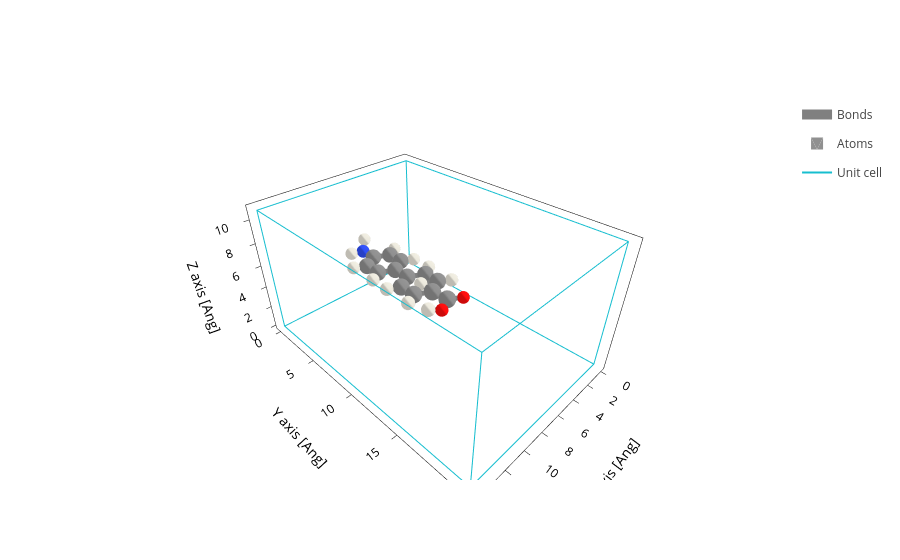

This figure's notebook cell:
### Code cell
system.plot()

### Figure 1 — Plotly figure (JSON) as saved in the notebook; plotly's stock layout.template omitted (floating-point values rounded to 4 significant figures; data arrays with more than 128 entries replaced by an {"elided": "..."} marker saying what was removed)
{"data": [{"line": {"color": "gray", "width": 10}, "meta": {}, "mode": "lines", "name": "Bonds", "opacity": 1, "type": "scatter3d", "x": {"elided": "651 float values"}, "y": {"elided": "651 float values"}, "z": {"elided": "651 float values"}}, {"alphahull": 0, "color": "#909090", "hovertemplate": "%{meta.position}", "legendgroup": "Atoms", "meta": {"meta": {"Atoms_i": 0}, "position": "(8.22, 9.55, 4.97)"}, "name": "Atoms", "opacity": 1, "showlegend": true, "showscale": false, "type": "mesh3d", "x": {"elided": "225 float values"}, "y": {"elided": "225 float values"}, "z": {"elided": "225 float values"}}, {"alphahull": 0, "color": "#EDEADE", "hovertemplate": "%{meta.position}", "legendgroup": "Atoms", "meta": {"meta": {"Atoms_i": 1}, "position": "(9.22, 10.03, 4.97)"}, "name": "Atoms", "opacity": 1, "showlegend": false, "showscale": false, "type": "mesh3d", "x": {"elided": "225 float values"}, "y": {"elided": "225 float values"}, "z": {"elided": "225 float values"}}, {"alphahull": 0, "color": "#909090", "hovertemplate": "%{meta.position}", "legendgroup": "Atoms", "meta": {"meta": {"Atoms_i": 2}, "position": "(6.94, 10.30, 4.97)"}, "name": "Atoms", "opacity": 1, "showlegend": false, "showscale": false, "type": "mesh3d", "x": {"elided": "225 float values"}, "y": {"elided": "225 float values"}, "z": {"elided": "225 float values"}}, {"alphahull": 0, "color": "#909090", "hovertemplate": "%{meta.position}", "legendgroup": "Atoms", "meta": {"meta": {"Atoms_i": 3}, "position": "(6.85, 11.76, 4.97)"}, "name": "Atoms", "opacity": 1, "showlegend": false, "showscale": false, "type": "mesh3d", "x": {"elided": "225 float values"}, "y": {"elided": "225 float values"}, "z": {"elided": "225 float values"}}, {"alphahull": 0, "color": "#909090", "hovertemplate": "%{meta.position}", "legendgroup": "Atoms", "meta": {"meta": {"Atoms_i": 4}, "position": "(5.64, 9.58, 4.97)"}, "name": "Atoms", "opacity": 1, "showlegend": false, "showscale": false, "type": "mesh3d", "x": {"elided": "225 float values"}, "y": {"elided": "225 float values"}, "z": {"elided": "225 float values"}}, {"alphahull": 0, "color": "#EDEADE", "hovertemplate": "%{meta.position}", "legendgroup": "Atoms", "meta": {"meta": {"Atoms_i": 5}, "position": "(4.74, 10.22, 4.97)"}, "name": "Atoms", "opacity": 1, "showlegend": false, "showscale": false, "type": "mesh3d", "x": {"elided": "225 float values"}, "y": {"elided": "225 float values"}, "z": {"elided": "225 float values"}}, {"alphahull": 0, "color": "#909090", "hovertemplate": "%{meta.position}", "legendgroup": "Atoms", "meta": {"meta": {"Atoms_i": 6}, "position": "(5.62, 8.17, 4.97)"}, "name": "Atoms", "opacity": 1, "showlegend": false, "showscale": false, "type": "mesh3d", "x": {"elided": "225 float values"}, "y": {"elided": "225 float values"}, "z": {"elided": "225 float values"}}, {"alphahull": 0, "color": "#EDEADE", "hovertemplate": "%{meta.position}", "legendgroup": "Atoms", "meta": {"meta": {"Atoms_i": 7}, "position": "(4.66, 7.58, 4.97)"}, "name": "Atoms", "opacity": 1, "showlegend": false, "showscale": false, "type": "mesh3d", "x": {"elided": "225 float values"}, "y": {"elided": "225 float values"}, "z": {"elided": "225 float values"}}, {"alphahull": 0, "color": "#909090", "hovertemplate": "%{meta.position}", "legendgroup": "Atoms", "meta": {"meta": {"Atoms_i": 8}, "position": "(6.92, 7.42, 4.97)"}, "name": "Atoms", "opacity": 1, "showlegend": false, "showscale": false, "type": "mesh3d", "x": {"elided": "225 float values"}, "y": {"elided": "225 float values"}, "z": {"elided": "225 float values"}}, {"alphahull": 0, "color": "#909090", "hovertemplate": "%{meta.position}", "legendgroup": "Atoms", "meta": {"meta": {"Atoms_i": 9}, "position": "(6.91, 5.98, 4.97)"}, "name": "Atoms", "opacity": 1, "showlegend": false, "showscale": false, "type": "mesh3d", "x": {"elided": "225 float values"}, "y": {"elided": "225 float values"}, "z": {"elided": "225 float values"}}, {"alphahull": 0, "color": "#909090", "hovertemplate": "%{meta.position}", "legendgroup": "Atoms", "meta": {"meta": {"Atoms_i": 10}, "position": "(8.20, 8.15, 4.97)"}, "name": "Atoms", "opacity": 1, "showlegend": false, "showscale": false, "type": "mesh3d", "x": {"elided": "225 float values"}, "y": {"elided": "225 float values"}, "z": {"elided": "225 float values"}}, {"alphahull": 0, "color": "#EDEADE", "hovertemplate": "%{meta.position}", "legendgroup": "Atoms", "meta": {"meta": {"Atoms_i": 11}, "position": "(9.17, 7.57, 4.97)"}, "name": "Atoms", "opacity": 1, "showlegend": false, "showscale": false, "type": "mesh3d", "x": {"elided": "225 float values"}, "y": {"elided": "225 float values"}, "z": {"elided": "225 float values"}}, {"alphahull": 0, "color": "#FF0D0D", "hovertemplate": "%{meta.position}", "legendgroup": "Atoms", "meta": {"meta": {"Atoms_i": 12}, "position": "(8.08, 12.38, 4.97)"}, "name": "Atoms", "opacity": 1, "showlegend": false, "showscale": false, "type": "mesh3d", "x": {"elided": "225 float values"}, "y": {"elided": "225 float values"}, "z": {"elided": "225 float values"}}, {"alphahull": 0, "color": "#FF0D0D", "hovertemplate": "%{meta.position}", "legendgroup": "Atoms", "meta": {"meta": {"Atoms_i": 13}, "position": "(5.82, 12.45, 4.97)"}, "name": "Atoms", "opacity": 1, "showlegend": false, "showscale": false, "type": "mesh3d", "x": {"elided": "225 float values"}, "y": {"elided": "225 float values"}, "z": {"elided": "225 float values"}}, {"alphahull": 0, "color": "#909090", "hovertemplate": "%{meta.position}", "legendgroup": "Atoms", "meta": {"meta": {"Atoms_i": 14}, "position": "(6.91, 3.17, 4.97)"}, "name": "Atoms", "opacity": 1, "showlegend": false, "showscale": false, "type": "mesh3d", "x": {"elided": "225 float values"}, "y": {"elided": "225 float values"}, "z": {"elided": "225 float values"}}, {"alphahull": 0, "color": "#3050F8", "hovertemplate": "%{meta.position}", "legendgroup": "Atoms", "meta": {"meta": {"Atoms_i": 15}, "position": "(6.92, 1.76, 4.97)"}, "name": "Atoms", "opacity": 1, "showlegend": false, "showscale": false, "type": "mesh3d", "x": {"elided": "225 float values"}, "y": {"elided": "225 float values"}, "z": {"elided": "225 float values"}}, {"alphahull": 0, "color": "#909090", "hovertemplate": "%{meta.position}", "legendgroup": "Atoms", "meta": {"meta": {"Atoms_i": 16}, "position": "(8.16, 3.87, 4.95)"}, "name": "Atoms", "opacity": 1, "showlegend": false, "showscale": false, "type": "mesh3d", "x": {"elided": "225 float values"}, "y": {"elided": "225 float values"}, "z": {"elided": "225 float values"}}, {"alphahull": 0, "color": "#EDEADE", "hovertemplate": "%{meta.position}", "legendgroup": "Atoms", "meta": {"meta": {"Atoms_i": 17}, "position": "(9.13, 3.34, 4.97)"}, "name": "Atoms", "opacity": 1, "showlegend": false, "showscale": false, "type": "mesh3d", "x": {"elided": "225 float values"}, "y": {"elided": "225 float values"}, "z": {"elided": "225 float values"}}, {"alphahull": 0, "color": "#909090", "hovertemplate": "%{meta.position}", "legendgroup": "Atoms", "meta": {"meta": {"Atoms_i": 18}, "position": "(8.15, 5.26, 4.95)"}, "name": "Atoms", "opacity": 1, "showlegend": false, "showscale": false, "type": "mesh3d", "x": {"elided": "225 float values"}, "y": {"elided": "225 float values"}, "z": {"elided": "225 float values"}}, {"alphahull": 0, "color": "#EDEADE", "hovertemplate": "%{meta.position}", "legendgroup": "Atoms", "meta": {"meta": {"Atoms_i": 19}, "position": "(9.12, 5.83, 4.97)"}, "name": "Atoms", "opacity": 1, "showlegend": false, "showscale": false, "type": "mesh3d", "x": {"elided": "225 float values"}, "y": {"elided": "225 float values"}, "z": {"elided": "225 float values"}}, {"alphahull": 0, "color": "#909090", "hovertemplate": "%{meta.position}", "legendgroup": "Atoms", "meta": {"meta": {"Atoms_i": 20}, "position": "(5.67, 5.26, 4.98)"}, "name": "Atoms", "opacity": 1, "showlegend": false, "showscale": false, "type": "mesh3d", "x": {"elided": "225 float values"}, "y": {"elided": "225 float values"}, "z": {"elided": "225 float values"}}, {"alphahull": 0, "color": "#EDEADE", "hovertemplate": "%{meta.position}", "legendgroup": "Atoms", "meta": {"meta": {"Atoms_i": 21}, "position": "(4.71, 5.83, 4.97)"}, "name": "Atoms", "opacity": 1, "showlegend": false, "showscale": false, "type": "mesh3d", "x": {"elided": "225 float values"}, "y": {"elided": "225 float values"}, "z": {"elided": "225 float values"}}, {"alphahull": 0, "color": "#909090", "hovertemplate": "%{meta.position}", "legendgroup": "Atoms", "meta": {"meta": {"Atoms_i": 22}, "position": "(5.67, 3.86, 4.98)"}, "name": "Atoms", "opacity": 1, "showlegend": false, "showscale": false, "type": "mesh3d", "x": {"elided": "225 float values"}, "y": {"elided": "225 float values"}, "z": {"elided": "225 float values"}}, {"alphahull": 0, "color": "#EDEADE", "hovertemplate": "%{meta.position}", "legendgroup": "Atoms", "meta": {"meta": {"Atoms_i": 23}, "position": "(4.69, 3.33, 4.97)"}, "name": "Atoms", "opacity": 1, "showlegend": false, "showscale": false, "type": "mesh3d", "x": {"elided": "225 float values"}, "y": {"elided": "225 float values"}, "z": {"elided": "225 float values"}}, {"alphahull": 0, "color": "#EDEADE", "hovertemplate": "%{meta.position}", "legendgroup": "Atoms", "meta": {"meta": {"Atoms_i": 24}, "position": "(7.89, 1.41, 4.99)"}, "name": "Atoms", "opacity": 1, "showlegend": false, "showscale": false, "type": "mesh3d", "x": {"elided": "225 float values"}, "y": {"elided": "225 float values"}, "z": {"elided": "225 float values"}}, {"alphahull": 0, "color": "#EDEADE", "hovertemplate": "%{meta.position}", "legendgroup": "Atoms", "meta": {"meta": {"Atoms_i": 25}, "position": "(6.40, 1.39, 5.79)"}, "name": "Atoms", "opacity": 1, "showlegend": false, "showscale": false, "type": "mesh3d", "x": {"elided": "225 float values"}, "y": {"elided": "225 float values"}, "z": {"elided": "225 float values"}}, {"alphahull": 0, "color": "#EDEADE", "hovertemplate": "%{meta.position}", "legendgroup": "Atoms", "meta": {"meta": {"Atoms_i": 26}, "position": "(8.74, 11.66, 4.97)"}, "name": "Atoms", "opacity": 1, "showlegend": false, "showscale": false, "type": "mesh3d", "x": {"elided": "225 float values"}, "y": {"elided": "225 float values"}, "z": {"elided": "225 float values"}}, {"alphahull": 0, "color": "#EDEADE", "hovertemplate": "%{meta.position}", "legendgroup": "Atoms", "meta": {"meta": {"Atoms_i": 27}, "position": "(6.84, 8.91, 4.97)"}, "name": "Atoms", "opacity": 1, "showlegend": false, "showscale": false, "type": "mesh3d", "x": {"elided": "225 float values"}, "y": {"elided": "225 float values"}, "z": {"elided": "225 float values"}}, {"meta": {}, "mode": "lines", "name": "Unit cell", "type": "scatter3d", "x": [0.0, 0.0, 14.57, 14.57, 0.0, 0.0, NaN, 0.0, 0.0, 0.0, 14.57, 14.57, 0.0, NaN, 14.57, 14.57, NaN, 14.57, 14.57], "y": [0.0, 21.06, 21.06, 21.06, 21.06, 21.06, NaN, 21.06, 0.0, 0.0, 0.0, 0.0, 0.0, NaN, 21.06, 0.0, NaN, 21.06, 0.0], "z": [0.0, 0.0, 0.0, 10.84, 10.84, 0.0, NaN, 10.84, 10.84, 0.0, 0.0, 10.84, 10.84, NaN, 0.0, 0.0, NaN, 10.84, 10.84]}], "layout": {"scene": {"aspectmode": "data", "xaxis": {"title": {"text": "X axis [Ang]"}}, "yaxis": {"title": {"text": "Y axis [Ang]"}}, "zaxis": {"title": {"text": "Z axis [Ang]"}}}, "xaxis": {"scaleanchor": "y", "scaleratio": 1, "title": {"text": "X axis [Ang]"}}, "yaxis": {"title": {"text": "Y axis [Ang]"}}}}
